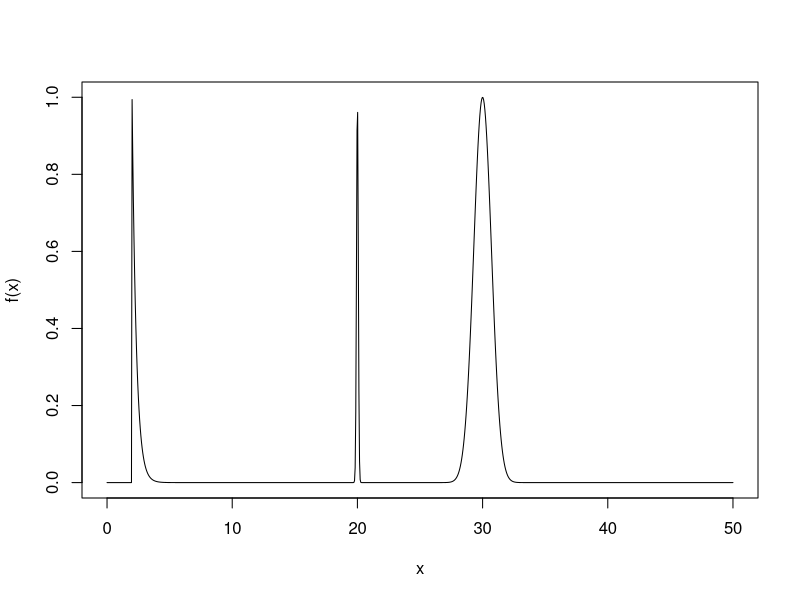
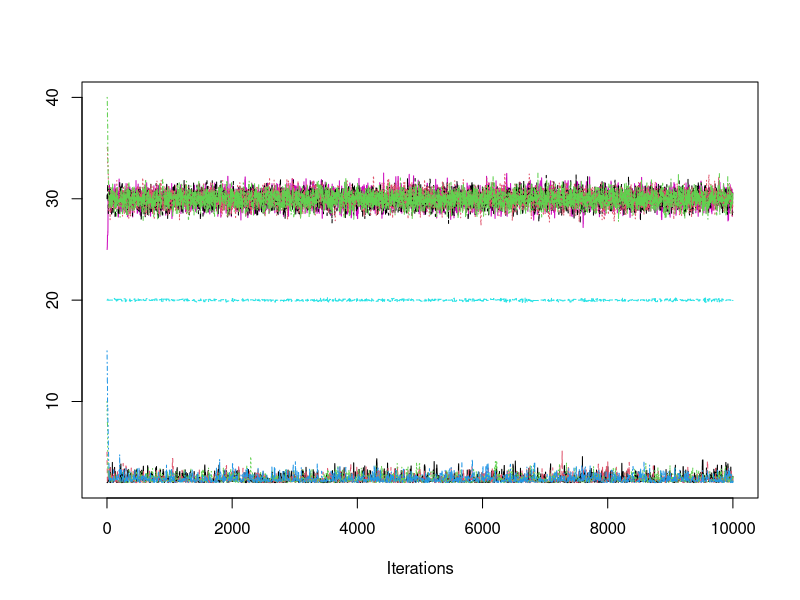
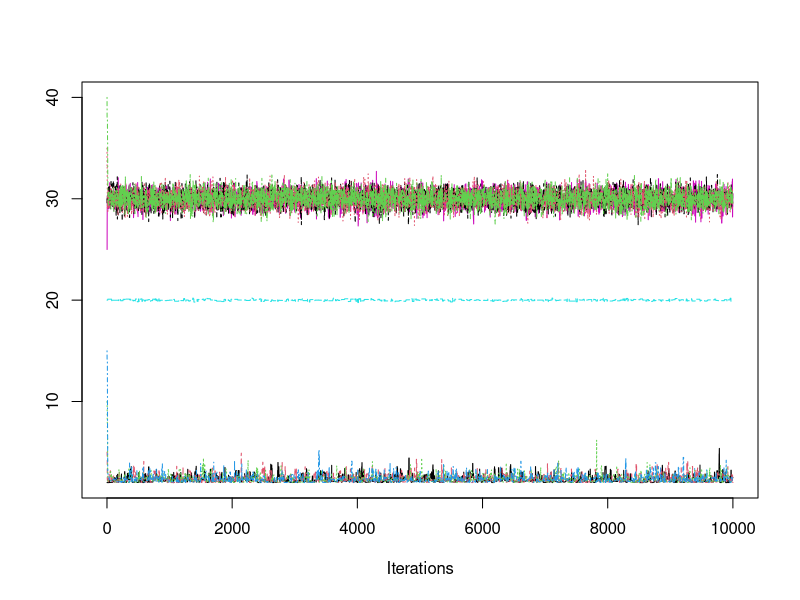
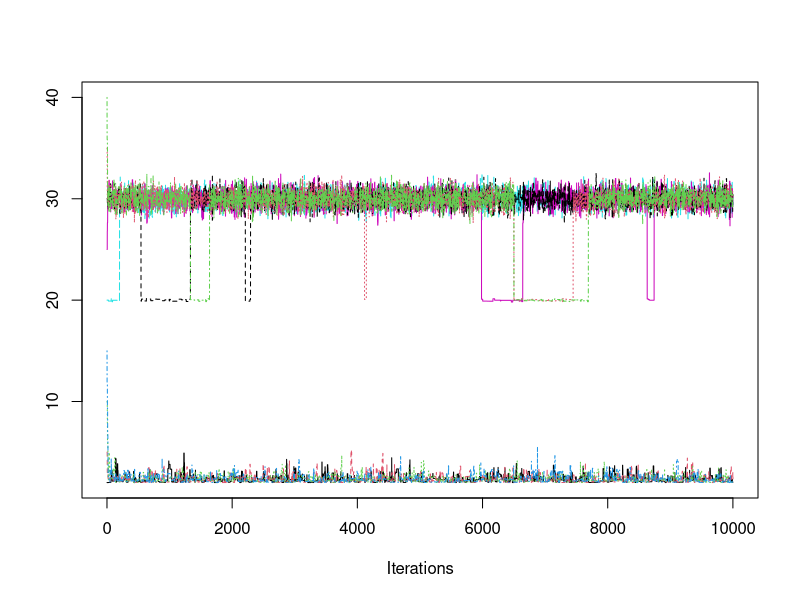
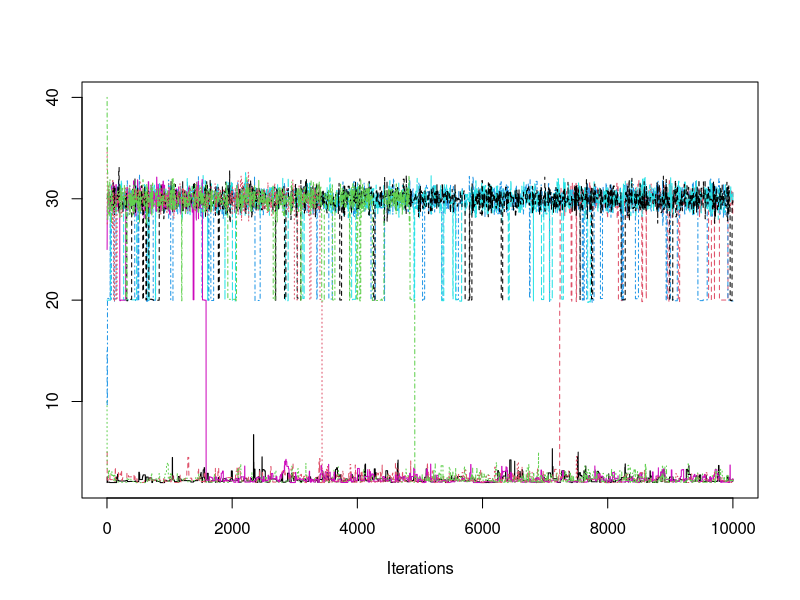
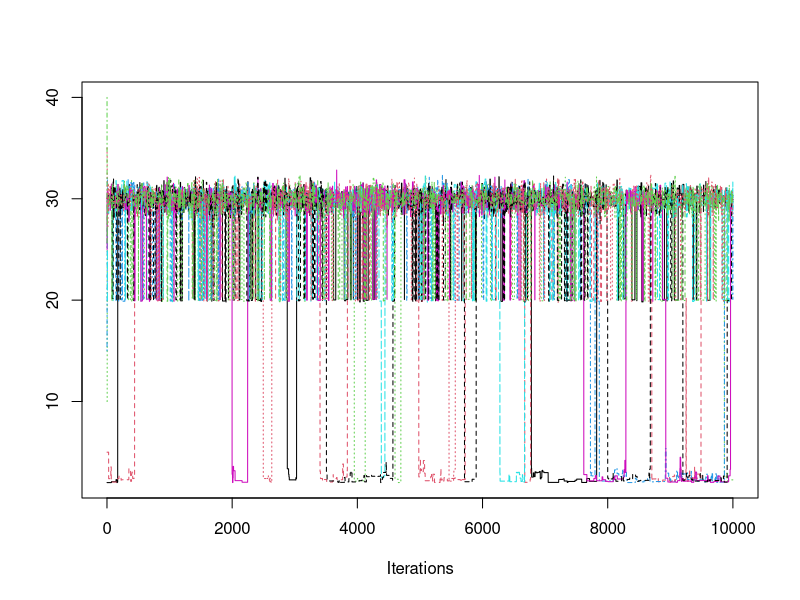
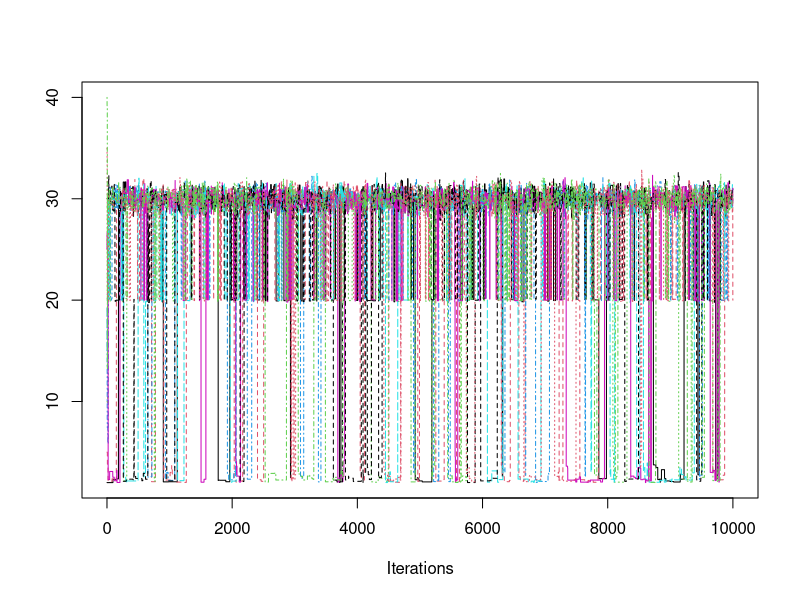

Here is the R script that generated these plots, in order:
## ---- chunk 1
knitr::opts_chunk$set(
  collapse = TRUE,
  comment = "#>"
)
include_solutions <- TRUE
## ---- chunk 2
require(rmarkdown)
require(knitr)
require(kableExtra)
# Put any library imports and other preamble here.
## ---- chunk 3

### Question 1a
library(coda)

target <- function(x) {
  if (x>=2){
    return (exp(-3*(x-2)) + exp(-(x-30)^2) + exp(-((x-20)^2)/0.01))
  }
  else{
    return (0)
  }
}

t=seq(0,50, length.out=1000)
plot(t, sapply(t, function(t) target(t)), type="l", xlab="x", ylab = "f(x)")

MetrHastw <- function(X0, sigmaprop, nsteps, f){
  X <- numeric(nsteps+1) 
  X[1] <- X0
  for (i in 2:(nsteps+1)){
    Y <- rnorm(1, mean=X[i-1],sd=sigmaprop)
    if (runif(1)<=min(f(Y)/f(X[i-1]),1)){
      X[i] <- Y}
    else{ X[i] <- X[i-1]}
   }
 X
} 

#seems larger variance is better when we have 10,000 samples for mixing. All chains converge pretty fast, it's just the different modes that make this distribution difficult.

#Gelman-Rubin is probably unnecessary here since we can see the different modes visually

X0s <- c(2, 5, 10, 15, 20, 25, 30, 35, 40)
chains1 <-lapply(X0s, function(x0) mcmc(MetrHastw(x0, sigmaprop=1, nsteps=10000, f=target)))
traceplot(chains1) #maybe some labels would be nice. Particularly that the variance here is 1.

chains2 <-lapply(X0s, function(x0) mcmc(MetrHastw(x0, sigmaprop=2, nsteps=10000, f=target)))
traceplot(chains2)

chains3 <-lapply(X0s, function(x0) mcmc(MetrHastw(x0, sigmaprop=3, nsteps=10000, f=target)))
traceplot(chains3)

chains4 <-lapply(X0s, function(x0) mcmc(MetrHastw(x0, sigmaprop=5, nsteps=10000, f=target)))
traceplot(chains4) #actually ends up completely missing the mass around x=20

chains5 <-lapply(X0s, function(x0) mcmc(MetrHastw(x0, sigmaprop=8, nsteps=10000, f=target)))
traceplot(chains5) 

chains6 <- lapply(X0s, function(x0) mcmc(MetrHastw(x0, sigmaprop=11, nsteps=10000, f=target)))
traceplot(chains6) 

## ---- chunk 4

### Question 1b




## ---- chunk 5

### Question 1c
# INSERT CODE
